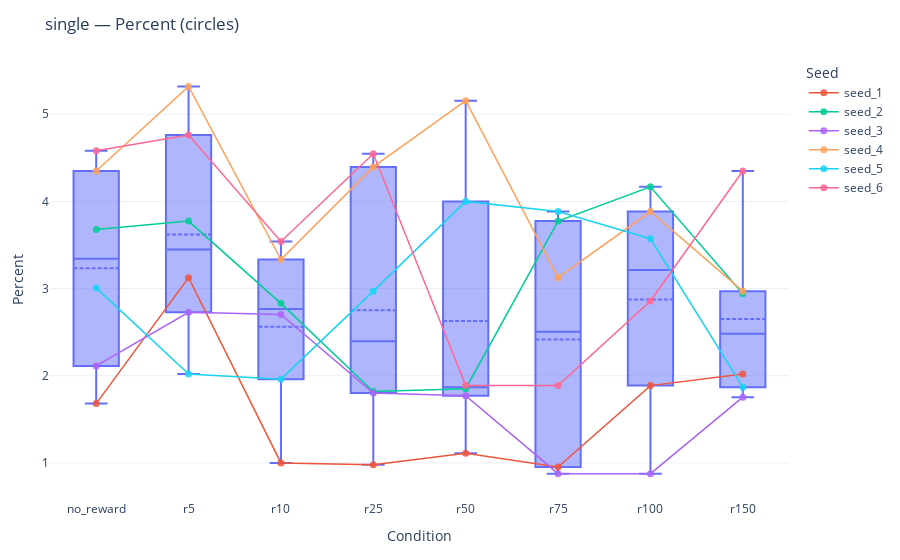
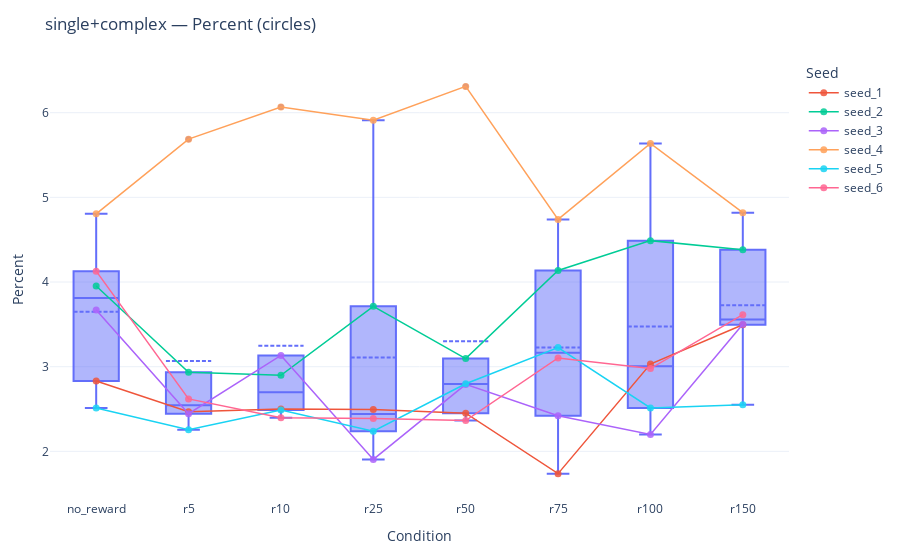
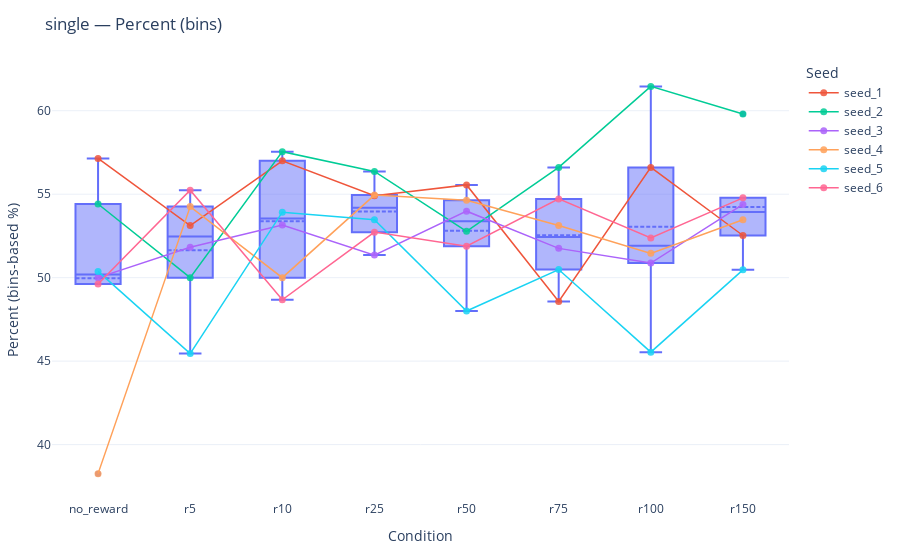
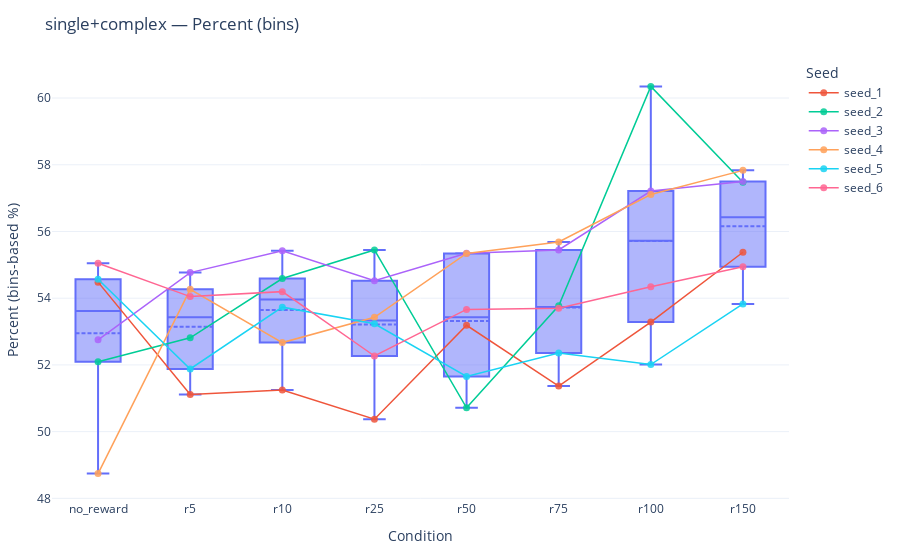

Source (notebook cell) for these figures, in order:
### Markdown cell above
### new_zip (seeds 1001-6006)

### Code cell
import pandas as pd
seed_1001 = pd.read_pickle(open('Figures/RiaB/1001_place_fields_per_net.pkl', 'rb'))
seed_2002 = pd.read_pickle(open('Figures/RiaB/2002_place_fields_per_net.pkl', 'rb'))
seed_3003 = pd.read_pickle(open('Figures/RiaB/3003_place_fields_per_net.pkl', 'rb'))
seed_4004 = pd.read_pickle(open('Figures/RiaB/4004_place_fields_per_net.pkl', 'rb'))
seed_5005 = pd.read_pickle(open('Figures/RiaB/5005_place_fields_per_net.pkl', 'rb'))
seed_6006 = pd.read_pickle(open('Figures/RiaB/6006_place_fields_per_net.pkl', 'rb'))
dfs_by_seed = [seed_1001, seed_2002, seed_3003, seed_4004, seed_5005, seed_6006]
fig1 = make_box_with_seed_lines(dfs_by_seed, cat="single", metric="pct")
fig1.show()
fig2 = make_box_with_seed_lines(dfs_by_seed, cat="single+complex", metric="pct")
fig2.show()
fig3 = make_box_with_seed_lines(dfs_by_seed, source = "bins", cat="single", metric="pct")
fig3.show()
fig4 = make_box_with_seed_lines(dfs_by_seed, source = "bins", cat="single+complex", metric="pct")
fig4.show()

### Figure 1 — Plotly figure (JSON) as saved in the notebook; plotly's stock layout.template omitted (floating-point values rounded to 4 significant figures)
{"data": [{"alignmentgroup": "True", "boxmean": true, "hovertemplate": "%{x}: %{y:.2f}<extra></extra>", "legendgroup": "", "marker": {"color": "#636efa"}, "name": "", "notched": false, "offsetgroup": "", "orientation": "v", "showlegend": false, "type": "box", "x": ["no_reward", "r100", "r10", "r150", "r25", "r50", "r5", "r75", "no_reward", "r100", "r10", "r150", "r25", "r50", "r5", "r75", "no_reward", "r100", "r10", "r150", "r25", "r50", "r5", "r75", "no_reward", "r100", "r10", "r150", "r25", "r50", "r5", "r75", "no_reward", "r100", "r10", "r150", "r25", "r50", "r5", "r75", "no_reward", "r100", "r10", "r150", "r25", "r50", "r5", "r75"], "x0": " ", "xaxis": "x", "y": [1.681, 1.887, 1.0, 2.02, 0.9804, 1.111, 3.125, 0.9524, 3.676, 4.167, 2.83, 2.941, 1.818, 1.852, 3.774, 3.774, 2.113, 0.8772, 2.703, 1.754, 1.802, 1.77, 2.727, 0.8772, 4.348, 3.883, 3.333, 2.97, 4.396, 5.155, 5.319, 3.125, 3.008, 3.571, 1.961, 1.869, 2.97, 4.0, 2.02, 3.883, 4.58, 2.857, 3.54, 4.348, 4.545, 1.887, 4.762, 1.887], "y0": " ", "yaxis": "y"}, {"customdata": ["multRNN_5win_i2_o2-no_reward_1001-s1001_ep5-cpu", "multRNN_5win_i2_o23-repeat_5_ep5_1001-s1042_ep5", "multRNN_5win_i2_o23-repeat_10_ep5_1001-s1042_ep5", "multRNN_5win_i2_o23-repeat_25_ep5_1001-s1042_ep5", "multRNN_5win_i2_o23-repeat_50_ep5_1001-s1042_ep5", "multRNN_5win_i2_o23-repeat_75_ep5_1001-s1042_ep5", "multRNN_5win_i2_o23-repeat_100_ep5_1001-s1042_ep5", "multRNN_5win_i2_o23-repeat_150_ep5_1001-s1042_ep5"], "hovertemplate": "%{x}: %{y:.2f}<br>%{customdata}<extra></extra>", "line": {"width": 1.5}, "marker": {"opacity": 0.85, "size": 7}, "mode": "lines+markers", "name": "seed_1", "type": "scatter", "x": ["no_reward", "r5", "r10", "r25", "r50", "r75", "r100", "r150"], "y": [1.681, 3.125, 1.0, 0.9804, 1.111, 0.9524, 1.887, 2.02]}, {"customdata": ["multRNN_5win_i2_o2-no_reward_2002-s2002_ep5-cpu", "multRNN_5win_i2_o23-repeat_5_ep5_2002-s1042_ep5", "multRNN_5win_i2_o23-repeat_10_ep5_2002-s1042_ep5", "multRNN_5win_i2_o23-repeat_25_ep5_2002-s1042_ep5", "multRNN_5win_i2_o23-repeat_50_ep5_2002-s1042_ep5", "multRNN_5win_i2_o23-repeat_75_ep5_2002-s1042_ep5", "multRNN_5win_i2_o23-repeat_100_ep5_2002-s1042_ep5", "multRNN_5win_i2_o23-repeat_150_ep5_2002-s1042_ep5"], "hovertemplate": "%{x}: %{y:.2f}<br>%{customdata}<extra></extra>", "line": {"width": 1.5}, "marker": {"opacity": 0.85, "size": 7}, "mode": "lines+markers", "name": "seed_2", "type": "scatter", "x": ["no_reward", "r5", "r10", "r25", "r50", "r75", "r100", "r150"], "y": [3.676, 3.774, 2.83, 1.818, 1.852, 3.774, 4.167, 2.941]}, {"customdata": ["multRNN_5win_i2_o2-no_reward_3003-s3003_ep5-cpu", "multRNN_5win_i2_o23-repeat_5_ep5_3003-s1042_ep5", "multRNN_5win_i2_o23-repeat_10_ep5_3003-s1042_ep5", "multRNN_5win_i2_o23-repeat_25_ep5_3003-s1042_ep5", "multRNN_5win_i2_o23-repeat_50_ep5_3003-s1042_ep5", "multRNN_5win_i2_o23-repeat_75_ep5_3003-s1042_ep5", "multRNN_5win_i2_o23-repeat_100_ep5_3003-s1042_ep5", "multRNN_5win_i2_o23-repeat_150_ep5_3003-s1042_ep5"], "hovertemplate": "%{x}: %{y:.2f}<br>%{customdata}<extra></extra>", "line": {"width": 1.5}, "marker": {"opacity": 0.85, "size": 7}, "mode": "lines+markers", "name": "seed_3", "type": "scatter", "x": ["no_reward", "r5", "r10", "r25", "r50", "r75", "r100", "r150"], "y": [2.113, 2.727, 2.703, 1.802, 1.77, 0.8772, 0.8772, 1.754]}, {"customdata": ["multRNN_5win_i2_o2-no_reward_4004-s4004_ep5-cpu", "multRNN_5win_i2_o23-repeat_5_ep5_4004-s1042_ep5", "multRNN_5win_i2_o23-repeat_10_ep5_4004-s1042_ep5", "multRNN_5win_i2_o23-repeat_25_ep5_4004-s1042_ep5", "multRNN_5win_i2_o23-repeat_50_ep5_4004-s1042_ep5", "multRNN_5win_i2_o23-repeat_75_ep5_4004-s1042_ep5", "multRNN_5win_i2_o23-repeat_100_ep5_4004-s1042_ep5", "multRNN_5win_i2_o23-repeat_150_ep5_4004-s1042_ep5"], "hovertemplate": "%{x}: %{y:.2f}<br>%{customdata}<extra></extra>", "line": {"width": 1.5}, "marker": {"opacity": 0.85, "size": 7}, "mode": "lines+markers", "name": "seed_4", "type": "scatter", "x": ["no_reward", "r5", "r10", "r25", "r50", "r75", "r100", "r150"], "y": [4.348, 5.319, 3.333, 4.396, 5.155, 3.125, 3.883, 2.97]}, {"customdata": ["multRNN_5win_i2_o2-no_reward_5005-s5005_ep5-cpu", "multRNN_5win_i2_o23-repeat_5_ep5_5005-s1042_ep5", "multRNN_5win_i2_o23-repeat_10_ep5_5005-s1042_ep5", "multRNN_5win_i2_o23-repeat_25_ep5_5005-s1042_ep5", "multRNN_5win_i2_o23-repeat_50_ep5_5005-s1042_ep5", "multRNN_5win_i2_o23-repeat_75_ep5_5005-s1042_ep5", "multRNN_5win_i2_o23-repeat_100_ep5_5005-s1042_ep5", "multRNN_5win_i2_o23-repeat_150_ep5_5005-s1042_ep5"], "hovertemplate": "%{x}: %{y:.2f}<br>%{customdata}<extra></extra>", "line": {"width": 1.5}, "marker": {"opacity": 0.85, "size": 7}, "mode": "lines+markers", "name": "seed_5", "type": "scatter", "x": ["no_reward", "r5", "r10", "r25", "r50", "r75", "r100", "r150"], "y": [3.008, 2.02, 1.961, 2.97, 4.0, 3.883, 3.571, 1.869]}, {"customdata": ["multRNN_5win_i2_o2-no_reward_6006-s6006_ep5-cpu", "multRNN_5win_i2_o23-repeat_5_ep5_6006-s1042_ep5", "multRNN_5win_i2_o23-repeat_10_ep5_6006-s1042_ep5", "multRNN_5win_i2_o23-repeat_25_ep5_6006-s1042_ep5", "multRNN_5win_i2_o23-repeat_50_ep5_6006-s1042_ep5", "multRNN_5win_i2_o23-repeat_75_ep5_6006-s1042_ep5", "multRNN_5win_i2_o23-repeat_100_ep5_6006-s1042_ep5", "multRNN_5win_i2_o23-repeat_150_ep5_6006-s1042_ep5"], "hovertemplate": "%{x}: %{y:.2f}<br>%{customdata}<extra></extra>", "line": {"width": 1.5}, "marker": {"opacity": 0.85, "size": 7}, "mode": "lines+markers", "name": "seed_6", "type": "scatter", "x": ["no_reward", "r5", "r10", "r25", "r50", "r75", "r100", "r150"], "y": [4.58, 4.762, 3.54, 4.545, 1.887, 1.887, 2.857, 4.348]}], "layout": {"boxmode": "group", "legend": {"title": {"text": "Seed"}, "tracegroupgap": 0}, "margin": {"b": 60, "l": 50, "r": 20, "t": 60}, "title": {"text": "single — Percent (circles)"}, "xaxis": {"anchor": "y", "categoryarray": ["no_reward", "r5", "r10", "r25", "r50", "r75", "r100", "r150"], "categoryorder": "array", "domain": [0, 1], "tickangle": 0, "title": {"text": "Condition"}}, "yaxis": {"anchor": "x", "domain": [0, 1], "title": {"text": "Percent"}}}}

### Figure 2 — Plotly figure (JSON) as saved in the notebook; plotly's stock layout.template omitted (floating-point values rounded to 4 significant figures)
{"data": [{"alignmentgroup": "True", "boxmean": true, "hovertemplate": "%{x}: %{y:.2f}<extra></extra>", "legendgroup": "", "marker": {"color": "#636efa"}, "name": "", "notched": false, "offsetgroup": "", "orientation": "v", "showlegend": false, "type": "box", "x": ["no_reward", "r100", "r10", "r150", "r25", "r50", "r5", "r75", "no_reward", "r100", "r10", "r150", "r25", "r50", "r5", "r75", "no_reward", "r100", "r10", "r150", "r25", "r50", "r5", "r75", "no_reward", "r100", "r10", "r150", "r25", "r50", "r5", "r75", "no_reward", "r100", "r10", "r150", "r25", "r50", "r5", "r75", "no_reward", "r100", "r10", "r150", "r25", "r50", "r5", "r75"], "x0": " ", "xaxis": "x", "y": [2.83, 3.03, 2.5, 3.495, 2.494, 2.451, 2.469, 1.737, 3.953, 4.489, 2.899, 4.381, 3.713, 3.095, 2.934, 4.136, 3.67, 2.2, 3.133, 3.5, 1.905, 2.791, 2.445, 2.421, 4.805, 5.637, 6.068, 4.819, 5.91, 6.311, 5.687, 4.739, 2.511, 2.513, 2.488, 2.551, 2.239, 2.799, 2.256, 3.226, 4.128, 2.978, 2.398, 3.614, 2.387, 2.364, 2.619, 3.103], "y0": " ", "yaxis": "y"}, {"customdata": ["multRNN_5win_i2_o2-no_reward_1001-s1001_ep5-cpu", "multRNN_5win_i2_o23-repeat_5_ep5_1001-s1042_ep5", "multRNN_5win_i2_o23-repeat_10_ep5_1001-s1042_ep5", "multRNN_5win_i2_o23-repeat_25_ep5_1001-s1042_ep5", "multRNN_5win_i2_o23-repeat_50_ep5_1001-s1042_ep5", "multRNN_5win_i2_o23-repeat_75_ep5_1001-s1042_ep5", "multRNN_5win_i2_o23-repeat_100_ep5_1001-s1042_ep5", "multRNN_5win_i2_o23-repeat_150_ep5_1001-s1042_ep5"], "hovertemplate": "%{x}: %{y:.2f}<br>%{customdata}<extra></extra>", "line": {"width": 1.5}, "marker": {"opacity": 0.85, "size": 7}, "mode": "lines+markers", "name": "seed_1", "type": "scatter", "x": ["no_reward", "r5", "r10", "r25", "r50", "r75", "r100", "r150"], "y": [2.83, 2.469, 2.5, 2.494, 2.451, 1.737, 3.03, 3.495]}, {"customdata": ["multRNN_5win_i2_o2-no_reward_2002-s2002_ep5-cpu", "multRNN_5win_i2_o23-repeat_5_ep5_2002-s1042_ep5", "multRNN_5win_i2_o23-repeat_10_ep5_2002-s1042_ep5", "multRNN_5win_i2_o23-repeat_25_ep5_2002-s1042_ep5", "multRNN_5win_i2_o23-repeat_50_ep5_2002-s1042_ep5", "multRNN_5win_i2_o23-repeat_75_ep5_2002-s1042_ep5", "multRNN_5win_i2_o23-repeat_100_ep5_2002-s1042_ep5", "multRNN_5win_i2_o23-repeat_150_ep5_2002-s1042_ep5"], "hovertemplate": "%{x}: %{y:.2f}<br>%{customdata}<extra></extra>", "line": {"width": 1.5}, "marker": {"opacity": 0.85, "size": 7}, "mode": "lines+markers", "name": "seed_2", "type": "scatter", "x": ["no_reward", "r5", "r10", "r25", "r50", "r75", "r100", "r150"], "y": [3.953, 2.934, 2.899, 3.713, 3.095, 4.136, 4.489, 4.381]}, {"customdata": ["multRNN_5win_i2_o2-no_reward_3003-s3003_ep5-cpu", "multRNN_5win_i2_o23-repeat_5_ep5_3003-s1042_ep5", "multRNN_5win_i2_o23-repeat_10_ep5_3003-s1042_ep5", "multRNN_5win_i2_o23-repeat_25_ep5_3003-s1042_ep5", "multRNN_5win_i2_o23-repeat_50_ep5_3003-s1042_ep5", "multRNN_5win_i2_o23-repeat_75_ep5_3003-s1042_ep5", "multRNN_5win_i2_o23-repeat_100_ep5_3003-s1042_ep5", "multRNN_5win_i2_o23-repeat_150_ep5_3003-s1042_ep5"], "hovertemplate": "%{x}: %{y:.2f}<br>%{customdata}<extra></extra>", "line": {"width": 1.5}, "marker": {"opacity": 0.85, "size": 7}, "mode": "lines+markers", "name": "seed_3", "type": "scatter", "x": ["no_reward", "r5", "r10", "r25", "r50", "r75", "r100", "r150"], "y": [3.67, 2.445, 3.133, 1.905, 2.791, 2.421, 2.2, 3.5]}, {"customdata": ["multRNN_5win_i2_o2-no_reward_4004-s4004_ep5-cpu", "multRNN_5win_i2_o23-repeat_5_ep5_4004-s1042_ep5", "multRNN_5win_i2_o23-repeat_10_ep5_4004-s1042_ep5", "multRNN_5win_i2_o23-repeat_25_ep5_4004-s1042_ep5", "multRNN_5win_i2_o23-repeat_50_ep5_4004-s1042_ep5", "multRNN_5win_i2_o23-repeat_75_ep5_4004-s1042_ep5", "multRNN_5win_i2_o23-repeat_100_ep5_4004-s1042_ep5", "multRNN_5win_i2_o23-repeat_150_ep5_4004-s1042_ep5"], "hovertemplate": "%{x}: %{y:.2f}<br>%{customdata}<extra></extra>", "line": {"width": 1.5}, "marker": {"opacity": 0.85, "size": 7}, "mode": "lines+markers", "name": "seed_4", "type": "scatter", "x": ["no_reward", "r5", "r10", "r25", "r50", "r75", "r100", "r150"], "y": [4.805, 5.687, 6.068, 5.91, 6.311, 4.739, 5.637, 4.819]}, {"customdata": ["multRNN_5win_i2_o2-no_reward_5005-s5005_ep5-cpu", "multRNN_5win_i2_o23-repeat_5_ep5_5005-s1042_ep5", "multRNN_5win_i2_o23-repeat_10_ep5_5005-s1042_ep5", "multRNN_5win_i2_o23-repeat_25_ep5_5005-s1042_ep5", "multRNN_5win_i2_o23-repeat_50_ep5_5005-s1042_ep5", "multRNN_5win_i2_o23-repeat_75_ep5_5005-s1042_ep5", "multRNN_5win_i2_o23-repeat_100_ep5_5005-s1042_ep5", "multRNN_5win_i2_o23-repeat_150_ep5_5005-s1042_ep5"], "hovertemplate": "%{x}: %{y:.2f}<br>%{customdata}<extra></extra>", "line": {"width": 1.5}, "marker": {"opacity": 0.85, "size": 7}, "mode": "lines+markers", "name": "seed_5", "type": "scatter", "x": ["no_reward", "r5", "r10", "r25", "r50", "r75", "r100", "r150"], "y": [2.511, 2.256, 2.488, 2.239, 2.799, 3.226, 2.513, 2.551]}, {"customdata": ["multRNN_5win_i2_o2-no_reward_6006-s6006_ep5-cpu", "multRNN_5win_i2_o23-repeat_5_ep5_6006-s1042_ep5", "multRNN_5win_i2_o23-repeat_10_ep5_6006-s1042_ep5", "multRNN_5win_i2_o23-repeat_25_ep5_6006-s1042_ep5", "multRNN_5win_i2_o23-repeat_50_ep5_6006-s1042_ep5", "multRNN_5win_i2_o23-repeat_75_ep5_6006-s1042_ep5", "multRNN_5win_i2_o23-repeat_100_ep5_6006-s1042_ep5", "multRNN_5win_i2_o23-repeat_150_ep5_6006-s1042_ep5"], "hovertemplate": "%{x}: %{y:.2f}<br>%{customdata}<extra></extra>", "line": {"width": 1.5}, "marker": {"opacity": 0.85, "size": 7}, "mode": "lines+markers", "name": "seed_6", "type": "scatter", "x": ["no_reward", "r5", "r10", "r25", "r50", "r75", "r100", "r150"], "y": [4.128, 2.619, 2.398, 2.387, 2.364, 3.103, 2.978, 3.614]}], "layout": {"boxmode": "group", "legend": {"title": {"text": "Seed"}, "tracegroupgap": 0}, "margin": {"b": 60, "l": 50, "r": 20, "t": 60}, "title": {"text": "single+complex — Percent (circles)"}, "xaxis": {"anchor": "y", "categoryarray": ["no_reward", "r5", "r10", "r25", "r50", "r75", "r100", "r150"], "categoryorder": "array", "domain": [0, 1], "tickangle": 0, "title": {"text": "Condition"}}, "yaxis": {"anchor": "x", "domain": [0, 1], "title": {"text": "Percent"}}}}

### Figure 3 — Plotly figure (JSON) as saved in the notebook; plotly's stock layout.template omitted (floating-point values rounded to 4 significant figures)
{"data": [{"alignmentgroup": "True", "boxmean": true, "hovertemplate": "%{x}: %{y:.2f}<extra></extra>", "legendgroup": "", "marker": {"color": "#636efa"}, "name": "", "notched": false, "offsetgroup": "", "orientation": "v", "showlegend": false, "type": "box", "x": ["no_reward", "r100", "r10", "r150", "r25", "r50", "r5", "r75", "no_reward", "r100", "r10", "r150", "r25", "r50", "r5", "r75", "no_reward", "r100", "r10", "r150", "r25", "r50", "r5", "r75", "no_reward", "r100", "r10", "r150", "r25", "r50", "r5", "r75", "no_reward", "r100", "r10", "r150", "r25", "r50", "r5", "r75", "no_reward", "r100", "r10", "r150", "r25", "r50", "r5", "r75"], "x0": " ", "xaxis": "x", "y": [57.14, 56.6, 57.0, 52.53, 54.9, 55.56, 53.12, 48.57, 54.41, 61.46, 57.55, 59.8, 56.36, 52.78, 50.0, 56.6, 50.0, 50.88, 53.15, 54.39, 51.35, 53.98, 51.82, 51.75, 38.26, 51.46, 50.0, 53.47, 54.95, 54.64, 54.26, 53.12, 50.38, 45.54, 53.92, 50.47, 53.47, 48.0, 45.45, 50.49, 49.62, 52.38, 48.67, 54.78, 52.73, 51.89, 55.24, 54.72], "y0": " ", "yaxis": "y"}, {"customdata": ["multRNN_5win_i2_o2-no_reward_1001-s1001_ep5-cpu", "multRNN_5win_i2_o23-repeat_5_ep5_1001-s1042_ep5", "multRNN_5win_i2_o23-repeat_10_ep5_1001-s1042_ep5", "multRNN_5win_i2_o23-repeat_25_ep5_1001-s1042_ep5", "multRNN_5win_i2_o23-repeat_50_ep5_1001-s1042_ep5", "multRNN_5win_i2_o23-repeat_75_ep5_1001-s1042_ep5", "multRNN_5win_i2_o23-repeat_100_ep5_1001-s1042_ep5", "multRNN_5win_i2_o23-repeat_150_ep5_1001-s1042_ep5"], "hovertemplate": "%{x}: %{y:.2f}<br>%{customdata}<extra></extra>", "line": {"width": 1.5}, "marker": {"opacity": 0.85, "size": 7}, "mode": "lines+markers", "name": "seed_1", "type": "scatter", "x": ["no_reward", "r5", "r10", "r25", "r50", "r75", "r100", "r150"], "y": [57.14, 53.12, 57.0, 54.9, 55.56, 48.57, 56.6, 52.53]}, {"customdata": ["multRNN_5win_i2_o2-no_reward_2002-s2002_ep5-cpu", "multRNN_5win_i2_o23-repeat_5_ep5_2002-s1042_ep5", "multRNN_5win_i2_o23-repeat_10_ep5_2002-s1042_ep5", "multRNN_5win_i2_o23-repeat_25_ep5_2002-s1042_ep5", "multRNN_5win_i2_o23-repeat_50_ep5_2002-s1042_ep5", "multRNN_5win_i2_o23-repeat_75_ep5_2002-s1042_ep5", "multRNN_5win_i2_o23-repeat_100_ep5_2002-s1042_ep5", "multRNN_5win_i2_o23-repeat_150_ep5_2002-s1042_ep5"], "hovertemplate": "%{x}: %{y:.2f}<br>%{customdata}<extra></extra>", "line": {"width": 1.5}, "marker": {"opacity": 0.85, "size": 7}, "mode": "lines+markers", "name": "seed_2", "type": "scatter", "x": ["no_reward", "r5", "r10", "r25", "r50", "r75", "r100", "r150"], "y": [54.41, 50.0, 57.55, 56.36, 52.78, 56.6, 61.46, 59.8]}, {"customdata": ["multRNN_5win_i2_o2-no_reward_3003-s3003_ep5-cpu", "multRNN_5win_i2_o23-repeat_5_ep5_3003-s1042_ep5", "multRNN_5win_i2_o23-repeat_10_ep5_3003-s1042_ep5", "multRNN_5win_i2_o23-repeat_25_ep5_3003-s1042_ep5", "multRNN_5win_i2_o23-repeat_50_ep5_3003-s1042_ep5", "multRNN_5win_i2_o23-repeat_75_ep5_3003-s1042_ep5", "multRNN_5win_i2_o23-repeat_100_ep5_3003-s1042_ep5", "multRNN_5win_i2_o23-repeat_150_ep5_3003-s1042_ep5"], "hovertemplate": "%{x}: %{y:.2f}<br>%{customdata}<extra></extra>", "line": {"width": 1.5}, "marker": {"opacity": 0.85, "size": 7}, "mode": "lines+markers", "name": "seed_3", "type": "scatter", "x": ["no_reward", "r5", "r10", "r25", "r50", "r75", "r100", "r150"], "y": [50.0, 51.82, 53.15, 51.35, 53.98, 51.75, 50.88, 54.39]}, {"customdata": ["multRNN_5win_i2_o2-no_reward_4004-s4004_ep5-cpu", "multRNN_5win_i2_o23-repeat_5_ep5_4004-s1042_ep5", "multRNN_5win_i2_o23-repeat_10_ep5_4004-s1042_ep5", "multRNN_5win_i2_o23-repeat_25_ep5_4004-s1042_ep5", "multRNN_5win_i2_o23-repeat_50_ep5_4004-s1042_ep5", "multRNN_5win_i2_o23-repeat_75_ep5_4004-s1042_ep5", "multRNN_5win_i2_o23-repeat_100_ep5_4004-s1042_ep5", "multRNN_5win_i2_o23-repeat_150_ep5_4004-s1042_ep5"], "hovertemplate": "%{x}: %{y:.2f}<br>%{customdata}<extra></extra>", "line": {"width": 1.5}, "marker": {"opacity": 0.85, "size": 7}, "mode": "lines+markers", "name": "seed_4", "type": "scatter", "x": ["no_reward", "r5", "r10", "r25", "r50", "r75", "r100", "r150"], "y": [38.26, 54.26, 50.0, 54.95, 54.64, 53.12, 51.46, 53.47]}, {"customdata": ["multRNN_5win_i2_o2-no_reward_5005-s5005_ep5-cpu", "multRNN_5win_i2_o23-repeat_5_ep5_5005-s1042_ep5", "multRNN_5win_i2_o23-repeat_10_ep5_5005-s1042_ep5", "multRNN_5win_i2_o23-repeat_25_ep5_5005-s1042_ep5", "multRNN_5win_i2_o23-repeat_50_ep5_5005-s1042_ep5", "multRNN_5win_i2_o23-repeat_75_ep5_5005-s1042_ep5", "multRNN_5win_i2_o23-repeat_100_ep5_5005-s1042_ep5", "multRNN_5win_i2_o23-repeat_150_ep5_5005-s1042_ep5"], "hovertemplate": "%{x}: %{y:.2f}<br>%{customdata}<extra></extra>", "line": {"width": 1.5}, "marker": {"opacity": 0.85, "size": 7}, "mode": "lines+markers", "name": "seed_5", "type": "scatter", "x": ["no_reward", "r5", "r10", "r25", "r50", "r75", "r100", "r150"], "y": [50.38, 45.45, 53.92, 53.47, 48.0, 50.49, 45.54, 50.47]}, {"customdata": ["multRNN_5win_i2_o2-no_reward_6006-s6006_ep5-cpu", "multRNN_5win_i2_o23-repeat_5_ep5_6006-s1042_ep5", "multRNN_5win_i2_o23-repeat_10_ep5_6006-s1042_ep5", "multRNN_5win_i2_o23-repeat_25_ep5_6006-s1042_ep5", "multRNN_5win_i2_o23-repeat_50_ep5_6006-s1042_ep5", "multRNN_5win_i2_o23-repeat_75_ep5_6006-s1042_ep5", "multRNN_5win_i2_o23-repeat_100_ep5_6006-s1042_ep5", "multRNN_5win_i2_o23-repeat_150_ep5_6006-s1042_ep5"], "hovertemplate": "%{x}: %{y:.2f}<br>%{customdata}<extra></extra>", "line": {"width": 1.5}, "marker": {"opacity": 0.85, "size": 7}, "mode": "lines+markers", "name": "seed_6", "type": "scatter", "x": ["no_reward", "r5", "r10", "r25", "r50", "r75", "r100", "r150"], "y": [49.62, 55.24, 48.67, 52.73, 51.89, 54.72, 52.38, 54.78]}], "layout": {"boxmode": "group", "legend": {"title": {"text": "Seed"}, "tracegroupgap": 0}, "margin": {"b": 60, "l": 50, "r": 20, "t": 60}, "title": {"text": "single — Percent (bins)"}, "xaxis": {"anchor": "y", "categoryarray": ["no_reward", "r5", "r10", "r25", "r50", "r75", "r100", "r150"], "categoryorder": "array", "domain": [0, 1], "tickangle": 0, "title": {"text": "Condition"}}, "yaxis": {"anchor": "x", "domain": [0, 1], "title": {"text": "Percent (bins-based %)"}}}}

### Figure 4 — Plotly figure (JSON) as saved in the notebook; plotly's stock layout.template omitted (floating-point values rounded to 4 significant figures)
{"data": [{"alignmentgroup": "True", "boxmean": true, "hovertemplate": "%{x}: %{y:.2f}<extra></extra>", "legendgroup": "", "marker": {"color": "#636efa"}, "name": "", "notched": false, "offsetgroup": "", "orientation": "v", "showlegend": false, "type": "box", "x": ["no_reward", "r100", "r10", "r150", "r25", "r50", "r5", "r75", "no_reward", "r100", "r10", "r150", "r25", "r50", "r5", "r75", "no_reward", "r100", "r10", "r150", "r25", "r50", "r5", "r75", "no_reward", "r100", "r10", "r150", "r25", "r50", "r5", "r75", "no_reward", "r100", "r10", "r150", "r25", "r50", "r5", "r75", "no_reward", "r100", "r10", "r150", "r25", "r50", "r5", "r75"], "x0": " ", "xaxis": "x", "y": [54.48, 53.28, 51.25, 55.38, 50.37, 53.19, 51.11, 51.36, 52.09, 60.35, 54.59, 57.47, 55.45, 50.71, 52.81, 53.77, 52.75, 57.21, 55.42, 57.5, 54.52, 55.35, 54.77, 55.45, 48.74, 57.11, 52.67, 57.83, 53.43, 55.34, 54.27, 55.69, 54.57, 52.01, 53.73, 53.83, 53.23, 51.65, 51.88, 52.36, 55.05, 54.34, 54.2, 54.94, 52.27, 53.66, 54.05, 53.7], "y0": " ", "yaxis": "y"}, {"customdata": ["multRNN_5win_i2_o2-no_reward_1001-s1001_ep5-cpu", "multRNN_5win_i2_o23-repeat_5_ep5_1001-s1042_ep5", "multRNN_5win_i2_o23-repeat_10_ep5_1001-s1042_ep5", "multRNN_5win_i2_o23-repeat_25_ep5_1001-s1042_ep5", "multRNN_5win_i2_o23-repeat_50_ep5_1001-s1042_ep5", "multRNN_5win_i2_o23-repeat_75_ep5_1001-s1042_ep5", "multRNN_5win_i2_o23-repeat_100_ep5_1001-s1042_ep5", "multRNN_5win_i2_o23-repeat_150_ep5_1001-s1042_ep5"], "hovertemplate": "%{x}: %{y:.2f}<br>%{customdata}<extra></extra>", "line": {"width": 1.5}, "marker": {"opacity": 0.85, "size": 7}, "mode": "lines+markers", "name": "seed_1", "type": "scatter", "x": ["no_reward", "r5", "r10", "r25", "r50", "r75", "r100", "r150"], "y": [54.48, 51.11, 51.25, 50.37, 53.19, 51.36, 53.28, 55.38]}, {"customdata": ["multRNN_5win_i2_o2-no_reward_2002-s2002_ep5-cpu", "multRNN_5win_i2_o23-repeat_5_ep5_2002-s1042_ep5", "multRNN_5win_i2_o23-repeat_10_ep5_2002-s1042_ep5", "multRNN_5win_i2_o23-repeat_25_ep5_2002-s1042_ep5", "multRNN_5win_i2_o23-repeat_50_ep5_2002-s1042_ep5", "multRNN_5win_i2_o23-repeat_75_ep5_2002-s1042_ep5", "multRNN_5win_i2_o23-repeat_100_ep5_2002-s1042_ep5", "multRNN_5win_i2_o23-repeat_150_ep5_2002-s1042_ep5"], "hovertemplate": "%{x}: %{y:.2f}<br>%{customdata}<extra></extra>", "line": {"width": 1.5}, "marker": {"opacity": 0.85, "size": 7}, "mode": "lines+markers", "name": "seed_2", "type": "scatter", "x": ["no_reward", "r5", "r10", "r25", "r50", "r75", "r100", "r150"], "y": [52.09, 52.81, 54.59, 55.45, 50.71, 53.77, 60.35, 57.47]}, {"customdata": ["multRNN_5win_i2_o2-no_reward_3003-s3003_ep5-cpu", "multRNN_5win_i2_o23-repeat_5_ep5_3003-s1042_ep5", "multRNN_5win_i2_o23-repeat_10_ep5_3003-s1042_ep5", "multRNN_5win_i2_o23-repeat_25_ep5_3003-s1042_ep5", "multRNN_5win_i2_o23-repeat_50_ep5_3003-s1042_ep5", "multRNN_5win_i2_o23-repeat_75_ep5_3003-s1042_ep5", "multRNN_5win_i2_o23-repeat_100_ep5_3003-s1042_ep5", "multRNN_5win_i2_o23-repeat_150_ep5_3003-s1042_ep5"], "hovertemplate": "%{x}: %{y:.2f}<br>%{customdata}<extra></extra>", "line": {"width": 1.5}, "marker": {"opacity": 0.85, "size": 7}, "mode": "lines+markers", "name": "seed_3", "type": "scatter", "x": ["no_reward", "r5", "r10", "r25", "r50", "r75", "r100", "r150"], "y": [52.75, 54.77, 55.42, 54.52, 55.35, 55.45, 57.21, 57.5]}, {"customdata": ["multRNN_5win_i2_o2-no_reward_4004-s4004_ep5-cpu", "multRNN_5win_i2_o23-repeat_5_ep5_4004-s1042_ep5", "multRNN_5win_i2_o23-repeat_10_ep5_4004-s1042_ep5", "multRNN_5win_i2_o23-repeat_25_ep5_4004-s1042_ep5", "multRNN_5win_i2_o23-repeat_50_ep5_4004-s1042_ep5", "multRNN_5win_i2_o23-repeat_75_ep5_4004-s1042_ep5", "multRNN_5win_i2_o23-repeat_100_ep5_4004-s1042_ep5", "multRNN_5win_i2_o23-repeat_150_ep5_4004-s1042_ep5"], "hovertemplate": "%{x}: %{y:.2f}<br>%{customdata}<extra></extra>", "line": {"width": 1.5}, "marker": {"opacity": 0.85, "size": 7}, "mode": "lines+markers", "name": "seed_4", "type": "scatter", "x": ["no_reward", "r5", "r10", "r25", "r50", "r75", "r100", "r150"], "y": [48.74, 54.27, 52.67, 53.43, 55.34, 55.69, 57.11, 57.83]}, {"customdata": ["multRNN_5win_i2_o2-no_reward_5005-s5005_ep5-cpu", "multRNN_5win_i2_o23-repeat_5_ep5_5005-s1042_ep5", "multRNN_5win_i2_o23-repeat_10_ep5_5005-s1042_ep5", "multRNN_5win_i2_o23-repeat_25_ep5_5005-s1042_ep5", "multRNN_5win_i2_o23-repeat_50_ep5_5005-s1042_ep5", "multRNN_5win_i2_o23-repeat_75_ep5_5005-s1042_ep5", "multRNN_5win_i2_o23-repeat_100_ep5_5005-s1042_ep5", "multRNN_5win_i2_o23-repeat_150_ep5_5005-s1042_ep5"], "hovertemplate": "%{x}: %{y:.2f}<br>%{customdata}<extra></extra>", "line": {"width": 1.5}, "marker": {"opacity": 0.85, "size": 7}, "mode": "lines+markers", "name": "seed_5", "type": "scatter", "x": ["no_reward", "r5", "r10", "r25", "r50", "r75", "r100", "r150"], "y": [54.57, 51.88, 53.73, 53.23, 51.65, 52.36, 52.01, 53.83]}, {"customdata": ["multRNN_5win_i2_o2-no_reward_6006-s6006_ep5-cpu", "multRNN_5win_i2_o23-repeat_5_ep5_6006-s1042_ep5", "multRNN_5win_i2_o23-repeat_10_ep5_6006-s1042_ep5", "multRNN_5win_i2_o23-repeat_25_ep5_6006-s1042_ep5", "multRNN_5win_i2_o23-repeat_50_ep5_6006-s1042_ep5", "multRNN_5win_i2_o23-repeat_75_ep5_6006-s1042_ep5", "multRNN_5win_i2_o23-repeat_100_ep5_6006-s1042_ep5", "multRNN_5win_i2_o23-repeat_150_ep5_6006-s1042_ep5"], "hovertemplate": "%{x}: %{y:.2f}<br>%{customdata}<extra></extra>", "line": {"width": 1.5}, "marker": {"opacity": 0.85, "size": 7}, "mode": "lines+markers", "name": "seed_6", "type": "scatter", "x": ["no_reward", "r5", "r10", "r25", "r50", "r75", "r100", "r150"], "y": [55.05, 54.05, 54.2, 52.27, 53.66, 53.7, 54.34, 54.94]}], "layout": {"boxmode": "group", "legend": {"title": {"text": "Seed"}, "tracegroupgap": 0}, "margin": {"b": 60, "l": 50, "r": 20, "t": 60}, "title": {"text": "single+complex — Percent (bins)"}, "xaxis": {"anchor": "y", "categoryarray": ["no_reward", "r5", "r10", "r25", "r50", "r75", "r100", "r150"], "categoryorder": "array", "domain": [0, 1], "tickangle": 0, "title": {"text": "Condition"}}, "yaxis": {"anchor": "x", "domain": [0, 1], "title": {"text": "Percent (bins-based %)"}}}}
